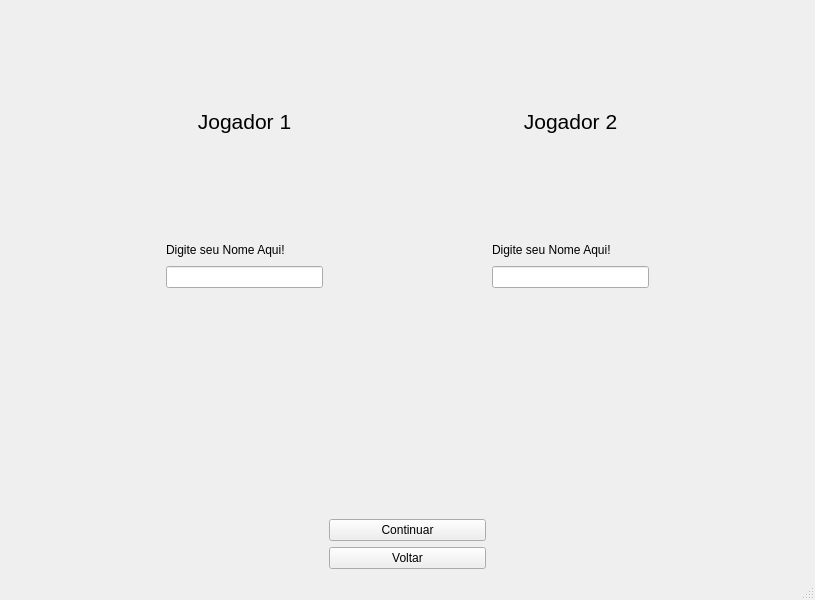
<?xml version="1.0" encoding="UTF-8"?>
<ui version="4.0">
 <class>Ui_EscolhaJogador</class>
 <widget class="QMainWindow" name="Ui_EscolhaJogador">
  <property name="geometry">
   <rect>
    <x>0</x>
    <y>0</y>
    <width>815</width>
    <height>600</height>
   </rect>
  </property>
  <property name="windowTitle">
   <string>Geometry Pool</string>
  </property>
  <widget class="QWidget" name="centralwidget">
   <layout class="QVBoxLayout" name="verticalLayout">
    <item>
     <layout class="QGridLayout" name="gridLayout">
      <item row="0" column="3">
       <widget class="QLabel" name="label_2">
        <property name="font">
         <font>
          <pointsize>16</pointsize>
         </font>
        </property>
        <property name="text">
         <string>Jogador 2</string>
        </property>
        <property name="alignment">
         <set>Qt::AlignCenter</set>
        </property>
       </widget>
      </item>
      <item row="1" column="2">
       <spacer name="horizontalSpacer">
        <property name="orientation">
         <enum>Qt::Horizontal</enum>
        </property>
        <property name="sizeHint" stdset="0">
         <size>
          <width>40</width>
          <height>20</height>
         </size>
        </property>
       </spacer>
      </item>
      <item row="5" column="2">
       <widget class="QPushButton" name="EJbuttonContinuar">
        <property name="text">
         <string>Continuar</string>
        </property>
       </widget>
      </item>
      <item row="0" column="1">
       <widget class="QLabel" name="label">
        <property name="font">
         <font>
          <pointsize>16</pointsize>
         </font>
        </property>
        <property name="text">
         <string>Jogador 1</string>
        </property>
        <property name="alignment">
         <set>Qt::AlignCenter</set>
        </property>
       </widget>
      </item>
      <item row="2" column="1">
       <widget class="QLineEdit" name="EJNomeJogador1">
        <property name="text">
         <string/>
        </property>
       </widget>
      </item>
      <item row="1" column="3">
       <widget class="QLabel" name="label_4">
        <property name="text">
         <string>Digite seu Nome Aqui! </string>
        </property>
       </widget>
      </item>
      <item row="2" column="3">
       <widget class="QLineEdit" name="EJNomeJogador2">
        <property name="text">
         <string/>
        </property>
       </widget>
      </item>
      <item row="1" column="0">
       <spacer name="horizontalSpacer_2">
        <property name="orientation">
         <enum>Qt::Horizontal</enum>
        </property>
        <property name="sizeHint" stdset="0">
         <size>
          <width>40</width>
          <height>20</height>
         </size>
        </property>
       </spacer>
      </item>
      <item row="1" column="1">
       <widget class="QLabel" name="label_3">
        <property name="text">
         <string>Digite seu Nome Aqui!</string>
        </property>
       </widget>
      </item>
      <item row="3" column="1">
       <spacer name="verticalSpacer_2">
        <property name="orientation">
         <enum>Qt::Vertical</enum>
        </property>
        <property name="sizeHint" stdset="0">
         <size>
          <width>20</width>
          <height>40</height>
         </size>
        </property>
       </spacer>
      </item>
      <item row="1" column="4">
       <spacer name="horizontalSpacer_3">
        <property name="orientation">
         <enum>Qt::Horizontal</enum>
        </property>
        <property name="sizeHint" stdset="0">
         <size>
          <width>40</width>
          <height>20</height>
         </size>
        </property>
       </spacer>
      </item>
      <item row="0" column="2">
       <spacer name="verticalSpacer_3">
        <property name="orientation">
         <enum>Qt::Vertical</enum>
        </property>
        <property name="sizeHint" stdset="0">
         <size>
          <width>20</width>
          <height>40</height>
         </size>
        </property>
       </spacer>
      </item>
      <item row="6" column="2">
       <widget class="QPushButton" name="EJbuttonVoltar">
        <property name="text">
         <string>Voltar</string>
        </property>
       </widget>
      </item>
     </layout>
    </item>
   </layout>
  </widget>
  <widget class="QMenuBar" name="menubar">
   <property name="geometry">
    <rect>
     <x>0</x>
     <y>0</y>
     <width>815</width>
     <height>21</height>
    </rect>
   </property>
  </widget>
  <widget class="QStatusBar" name="statusbar"/>
 </widget>
 <resources/>
 <connections/>
</ui>
